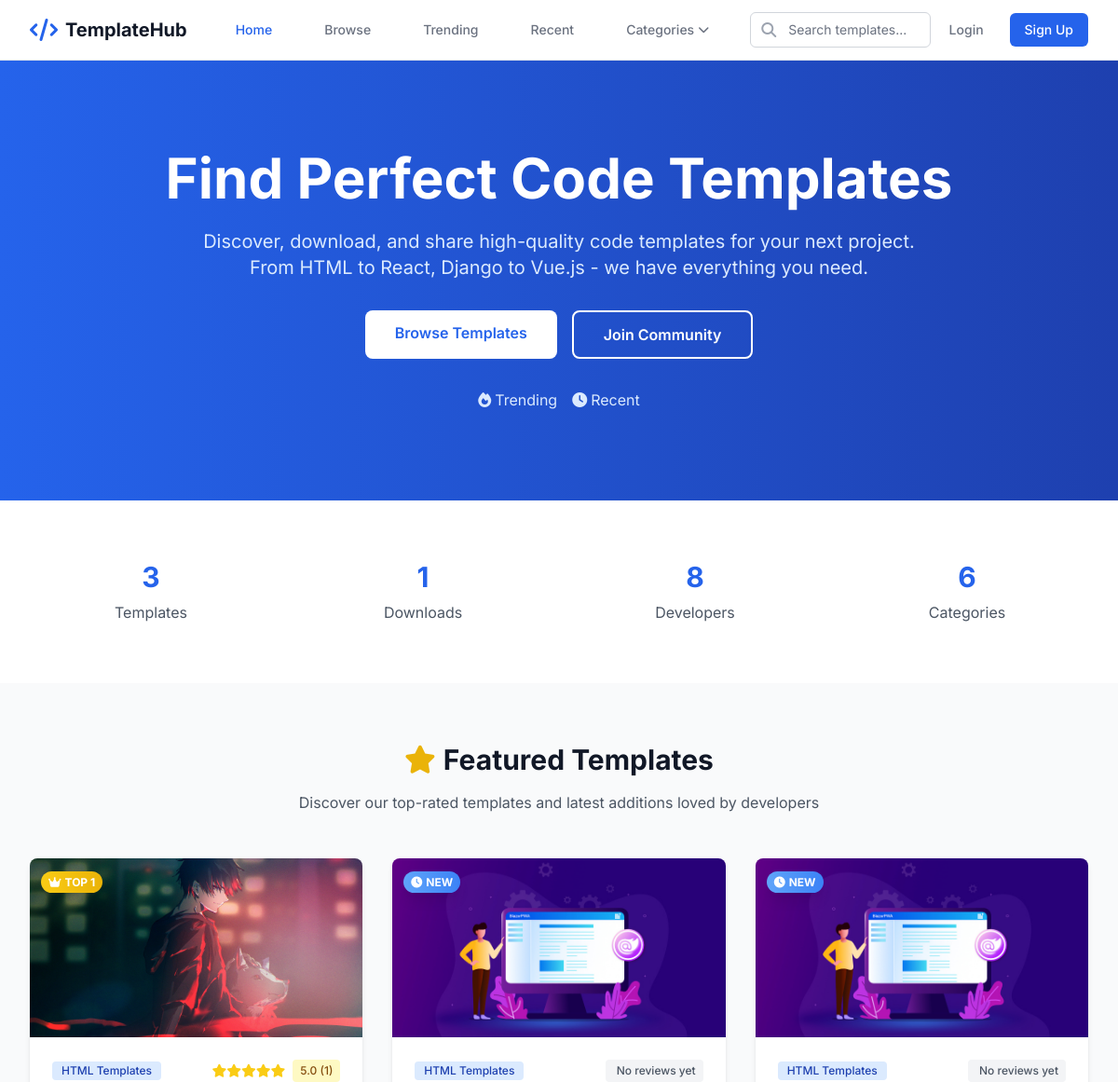
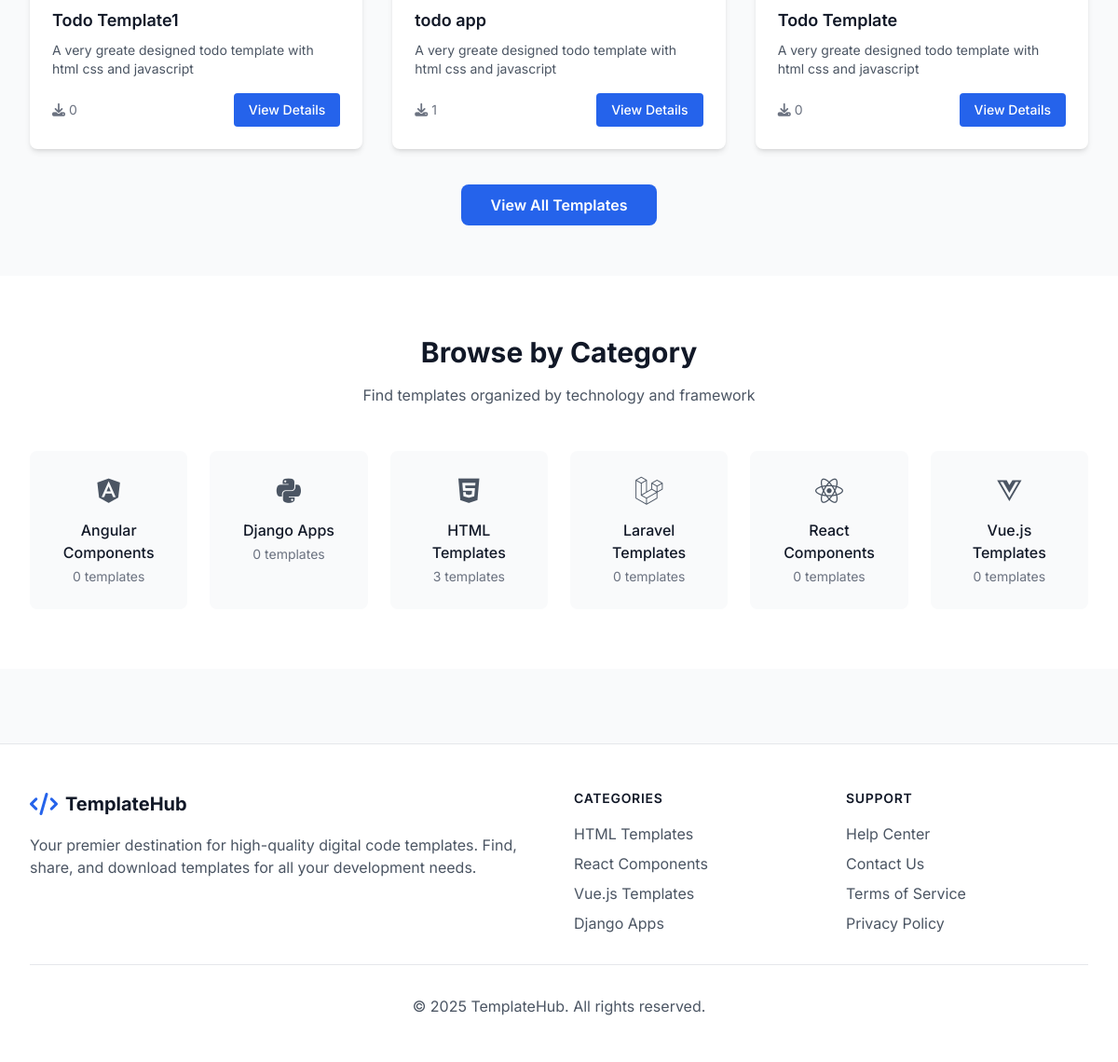
The page / on the database its author committed (2 pictures, top to bottom).
### templates/models.py (models this page shows, shortened)
class Template(models.Model):
    DIFFICULTY_CHOICES = [
        ('beginner', 'Beginner'),
        ('intermediate', 'Intermediate'),
        ('advanced', 'Advanced'),
    ]
    STATUS_CHOICES = [
        ('draft', 'Draft'),
        ('pending', 'Pending Review'),
        ('published', 'Published'),
        ('rejected', 'Rejected'),
    ]
    title = models.CharField(max_length=200)
    slug = models.SlugField(max_length=200, unique=True, blank=True)
    description = models.TextField()
    short_description = models.CharField(max_length=300, help_text="Brief description for listings")
    author = models.ForeignKey(User, on_delete=models.CASCADE, related_name='templates')
    category = models.ForeignKey(Category, on_delete=models.CASCADE, related_name='templates')
    tags = models.ManyToManyField(Tag, blank=True, related_name='templates')
    template_file = models.FileField(upload_to=template_upload_path, help_text="Upload ZIP file containing template")
    preview_image = models.ImageField(upload_to=template_preview_path, blank=True, null=True)
    demo_url = models.URLField(blank=True, help_text="Live demo URL")
    difficulty = models.CharField(max_length=20, choices=DIFFICULTY_CHOICES, default='beginner')
    version = models.CharField(max_length=20, default='1.0.0')
    file_size = models.PositiveIntegerField(blank=True, null=True, help_text="File size in bytes")
    download_count = models.PositiveIntegerField(default=0)
    status = models.CharField(max_length=20, choices=STATUS_CHOICES, default='draft')
    is_featured = models.BooleanField(default=False)
    is_free = models.BooleanField(default=True)
    price = models.DecimalField(max_digits=10, decimal_places=2, default=0.00)
    created_at = models.DateTimeField(auto_now_add=True)
    updated_at = models.DateTimeField(auto_now=True)
    class Meta:
        ordering = ['-created_at']
    def get_absolute_url(self):
        return reverse('templates:template_detail', kwargs={'pk': self.pk})
    @property
    def review_count(self):
        return self.reviews.count()

class Category(models.Model):
    name = models.CharField(max_length=100, unique=True)
    slug = models.SlugField(max_length=100, unique=True, blank=True)
    description = models.TextField(blank=True)
    icon = models.CharField(max_length=50, blank=True, help_text="Font Awesome icon class")
    created_at = models.DateTimeField(auto_now_add=True)
    class Meta:
        verbose_name_plural = "Categories"
        ordering = ['name']
    def get_absolute_url(self):
        return reverse('templates:category_templates', kwargs={'slug': self.slug})

### templates/views.py (the view)
# urls.py: 2. Add a URL to urlpatterns:  path('', views.home, name='home')
def home(request):
    top_rated_templates = Template.objects.filter(
        status='published'
    ).select_related('category', 'author').annotate(
        avg_rating=Avg('reviews__rating'),
        total_reviews=Count('reviews')
    ).filter(
        total_reviews__gt=0  # Only templates with at least one review
    ).order_by('-avg_rating', '-total_reviews')[:10]
    if top_rated_templates.count() < 6:
        top_rated_ids = [t.id for t in top_rated_templates]
        recent_templates = Template.objects.filter(
            status='published'
        ).exclude(id__in=top_rated_ids).select_related('category', 'author').annotate(
            avg_rating=Avg('reviews__rating'),
            total_reviews=Count('reviews')
        ).order_by('-created_at')[:6-top_rated_templates.count()]
        featured_templates = list(top_rated_templates) + list(recent_templates)
    else:
        featured_templates = top_rated_templates
    categories = Category.objects.all()[:12]
    context = {
        'featured_templates': featured_templates,  # Now showing top-rated + recent
        'categories': categories,
        'total_templates': Template.objects.filter(status='published').count(),
        'total_downloads': sum(t.download_count for t in Template.objects.filter(status='published')),
        'total_users': User.objects.count(),
        'total_categories': categories.count(),
    }
    return render(request, 'home.html', context)

### global_templates/home.html (shortened to what this page needs)
{% extends 'base.html' %}
{% block content %}
<div class="bg-gradient-to-r from-primary-600 to-primary-800">
    <div class="max-w-7xl mx-auto px-4 sm:px-6 lg:px-8 py-24">
        <div class="text-center">
            <h1 class="text-4xl md:text-6xl font-bold text-white mb-6">
                Find Perfect Code Templates
            </h1>
            <p class="text-xl text-primary-100 mb-8 max-w-3xl mx-auto">
                Discover, download, and share high-quality code templates for your next project.
                From HTML to React, Django to Vue.js - we have everything you need.
            </p>
            <div class="flex flex-col sm:flex-row gap-4 justify-center">
                <a href="{% url 'templates:template_list' %}"
                   class="bg-white text-primary-600 px-8 py-3 rounded-lg font-semibold hover:bg-gray-50 transition-colors">
                    Browse Templates
                </a>
                {% if user.is_authenticated %}
                    <a href="{% url 'templates:template_upload' %}"
                       class="border-2 border-white text-white px-8 py-3 rounded-lg font-semibold hover:bg-white hover:text-primary-600 transition-colors">
                        Upload Template
                    </a>
                {% else %}
                    <a href="{% url 'users:register' %}"
                       class="border-2 border-white text-white px-8 py-3 rounded-lg font-semibold hover:bg-white hover:text-primary-600 transition-colors">
                        Join Community
                    </a>
                {% endif %}
            </div>
            <div class="mt-8 flex flex-wrap justify-center gap-4 text-primary-100">
                <a href="{% url 'templates:trending_templates' %}" class="hover:text-white transition-colors">
                    <i class="fas fa-fire mr-1"></i>Trending
                </a>
                <a href="{% url 'templates:recent_templates' %}" class="hover:text-white transition-colors">
                    <i class="fas fa-clock mr-1"></i>Recent
                </a>
            </div>
        </div>
    </div>
</div>
<div class="bg-white py-16">
    <div class="max-w-7xl mx-auto px-4 sm:px-6 lg:px-8">
        <div class="grid grid-cols-1 md:grid-cols-4 gap-8 text-center">
            <div>
                <div class="text-3xl font-bold text-primary-600">{{ total_templates|default:"500+" }}</div>
                <div class="text-gray-600 mt-2">Templates</div>
            </div>
            <div>
                <div class="text-3xl font-bold text-primary-600">{{ total_downloads|default:"10K+" }}</div>
                <div class="text-gray-600 mt-2">Downloads</div>
            </div>
            <div>
                <div class="text-3xl font-bold text-primary-600">{{ total_users|default:"1K+" }}</div>
                <div class="text-gray-600 mt-2">Developers</div>
            </div>
            <div>
                <div class="text-3xl font-bold text-primary-600">{{ total_categories|default:"20+" }}</div>
                <div class="text-gray-600 mt-2">Categories</div>
            </div>
        </div>
    </div>
</div>
<div class="bg-gray-50 py-16">
    <div class="max-w-7xl mx-auto px-4 sm:px-6 lg:px-8">
        <div class="text-center mb-12">
            <h2 class="text-3xl font-bold text-gray-900 mb-4">
                <i class="fas fa-star text-yellow-500 mr-2"></i>Featured Templates
            </h2>
            <p class="text-gray-600 max-w-2xl mx-auto">
                Discover our top-rated templates and latest additions loved by developers
            </p>
        </div>
        <div class="grid grid-cols-1 md:grid-cols-2 lg:grid-cols-3 gap-8">
            {% for template in featured_templates %}
                <div class="bg-white rounded-lg shadow-md overflow-hidden hover:shadow-lg transition-shadow relative">
                    {% if forloop.counter <= 3 and template.avg_rating %}
                        <div class="absolute top-3 left-3 z-10">
                            <span class="bg-gradient-to-r from-yellow-400 to-yellow-500 text-white text-xs font-bold px-2 py-1 rounded-full shadow-lg">
                                <i class="fas fa-crown mr-1"></i>TOP {{ forloop.counter }}
                            </span>
                        </div>
                    {% elif not template.avg_rating and forloop.counter <= 3 %}
                        <div class="absolute top-3 left-3 z-10">
                            <span class="bg-gradient-to-r from-blue-400 to-blue-500 text-white text-xs font-bold px-2 py-1 rounded-full shadow-lg">
                                <i class="fas fa-clock mr-1"></i>NEW
                            </span>
                        </div>
                    {% endif %}
                    {% if template.preview_image %}
                        <img src="{{ template.preview_image.url }}" alt="{{ template.title }}" class="w-full h-48 object-cover">
                    {% else %}
                        <div class="w-full h-48 bg-gradient-to-br from-primary-100 to-primary-200 flex items-center justify-center">
                            <i class="fas fa-code text-primary-600 text-4xl"></i>
                        </div>
                    {% endif %}
                    <div class="p-6">
                        <div class="flex items-center justify-between mb-2">
                            <span class="bg-primary-100 text-primary-800 text-xs font-medium px-2.5 py-0.5 rounded">
                                {{ template.category.name }}
                            </span>
                            <div class="flex items-center">
                                {% if template.avg_rating %}
                                    <div class="flex items-center text-yellow-400 mr-2">
                                        {% for i in "12345" %}
                                            {% if forloop.counter <= template.avg_rating %}
                                                <i class="fas fa-star text-sm"></i>
                                            {% else %}
                                                <i class="far fa-star text-sm"></i>
                                            {% endif %}
                                        {% endfor %}
                                    </div>
                                    <span class="bg-yellow-100 text-yellow-800 text-xs font-medium px-2 py-1 rounded">
                                        {{ template.avg_rating|floatformat:1 }} ({{ template.review_count }})
                                    </span>
                                {% else %}
                                    <span class="bg-gray-100 text-gray-600 text-xs font-medium px-2 py-1 rounded">
                                        No reviews yet
                                    </span>
                                {% endif %}
                            </div>
                        </div>
                        <h3 class="text-lg font-semibold text-gray-900 mb-2">{{ template.title }}</h3>
                        <p class="text-gray-600 text-sm mb-4">{{ template.short_description|truncatewords:15 }}</p>
                        <div class="flex items-center justify-between">
                            <div class="flex items-center text-sm text-gray-500">
                                <i class="fas fa-download mr-1"></i>
                                {{ template.download_count }}
                            </div>
                            <a href="{{ template.get_absolute_url }}"
                               class="bg-primary-600 text-white px-4 py-2 rounded text-sm font-medium hover:bg-primary-700 transition-colors">
                                View Details
                            </a>
                        </div>
                    </div>
                </div>
            {% endfor %}
        </div>
        <div class="text-center mt-12">
            <a href="{% url 'templates:template_list' %}"
               class="bg-primary-600 text-white px-8 py-3 rounded-lg font-semibold hover:bg-primary-700 transition-colors">
                View All Templates
            </a>
        </div>
    </div>
</div>
<div class="bg-white py-16">
    <div class="max-w-7xl mx-auto px-4 sm:px-6 lg:px-8">
        <div class="text-center mb-12">
            <h2 class="text-3xl font-bold text-gray-900 mb-4">Browse by Category</h2>
            <p class="text-gray-600 max-w-2xl mx-auto">
                Find templates organized by technology and framework
            </p>
        </div>
        <div class="grid grid-cols-2 md:grid-cols-4 lg:grid-cols-6 gap-6">
            {% for category in categories %}
                <a href="{{ category.get_absolute_url }}"
                   class="group bg-gray-50 rounded-lg p-6 text-center hover:bg-primary-50 hover:border-primary-200 border border-transparent transition-all">
                    {% if category.icon %}
                        <i class="{{ category.icon }} text-3xl text-gray-600 group-hover:text-primary-600 mb-3"></i>
                    {% else %}
                        <i class="fas fa-folder text-3xl text-gray-600 group-hover:text-primary-600 mb-3"></i>
                    {% endif %}
                    <h3 class="font-medium text-gray-900 group-hover:text-primary-600">{{ category.name }}</h3>
                    <p class="text-sm text-gray-500 mt-1">{{ category.templates.count }} templates</p>
                </a>
            {% endfor %}
        </div>
    </div>
</div>
{% endblock %}

### global_templates/base.html (style rules this page uses)
body { font-family: 'Inter', sans-serif; }

### rows shown on the page
Template: preview_image (picture), category.name "HTML Templates", avg_rating "5.0", review_count "1", title "Todo Template1", short_description "A very greate designed todo template with html css and javascript", download_count "0"
Template: shows "NEW", preview_image (picture), category.name "HTML Templates", shows "No reviews yet", title "todo app", short_description "A very greate designed todo template with html css and javascript", download_count "1"
Template: shows "NEW", preview_image (picture), category.name "HTML Templates", shows "No reviews yet", title "Todo Template", short_description "A very greate designed todo template with html css and javascript", download_count "0"
Category: name "Angular Components", templates.count "0"
Category: name "Django Apps", templates.count "0"
Category: name "HTML Templates", templates.count "3"
Category: name "Laravel Templates", templates.count "0"
Category: name "React Components", templates.count "0"
Category: name "Vue.js Templates", templates.count "0"

### other values the page prints
{{ total_templates|default:"500+" }} "3"
{{ total_downloads|default:"10K+" }} "1"
{{ total_users|default:"1K+" }} "8"
{{ total_categories|default:"20+" }} "6"
